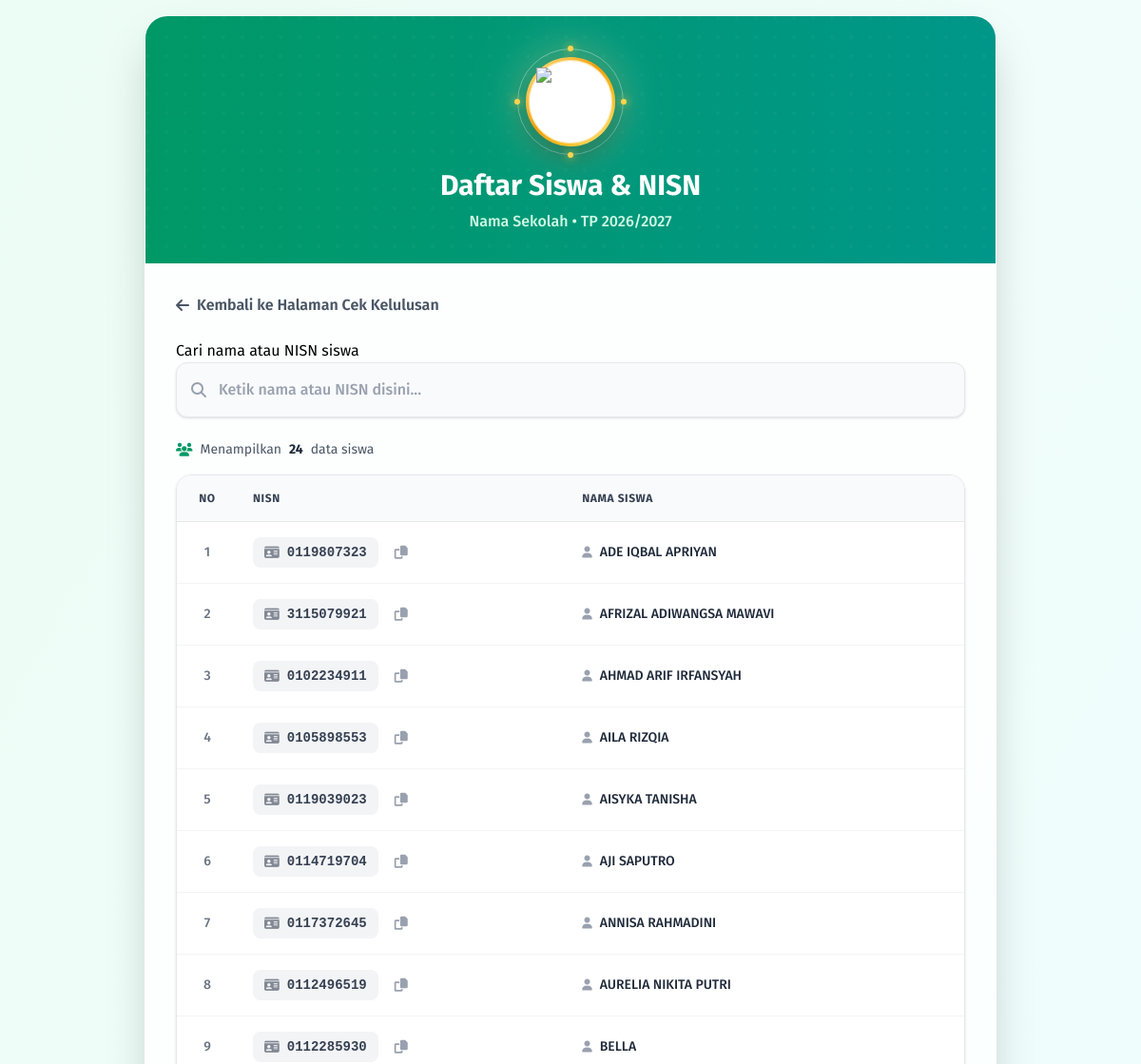
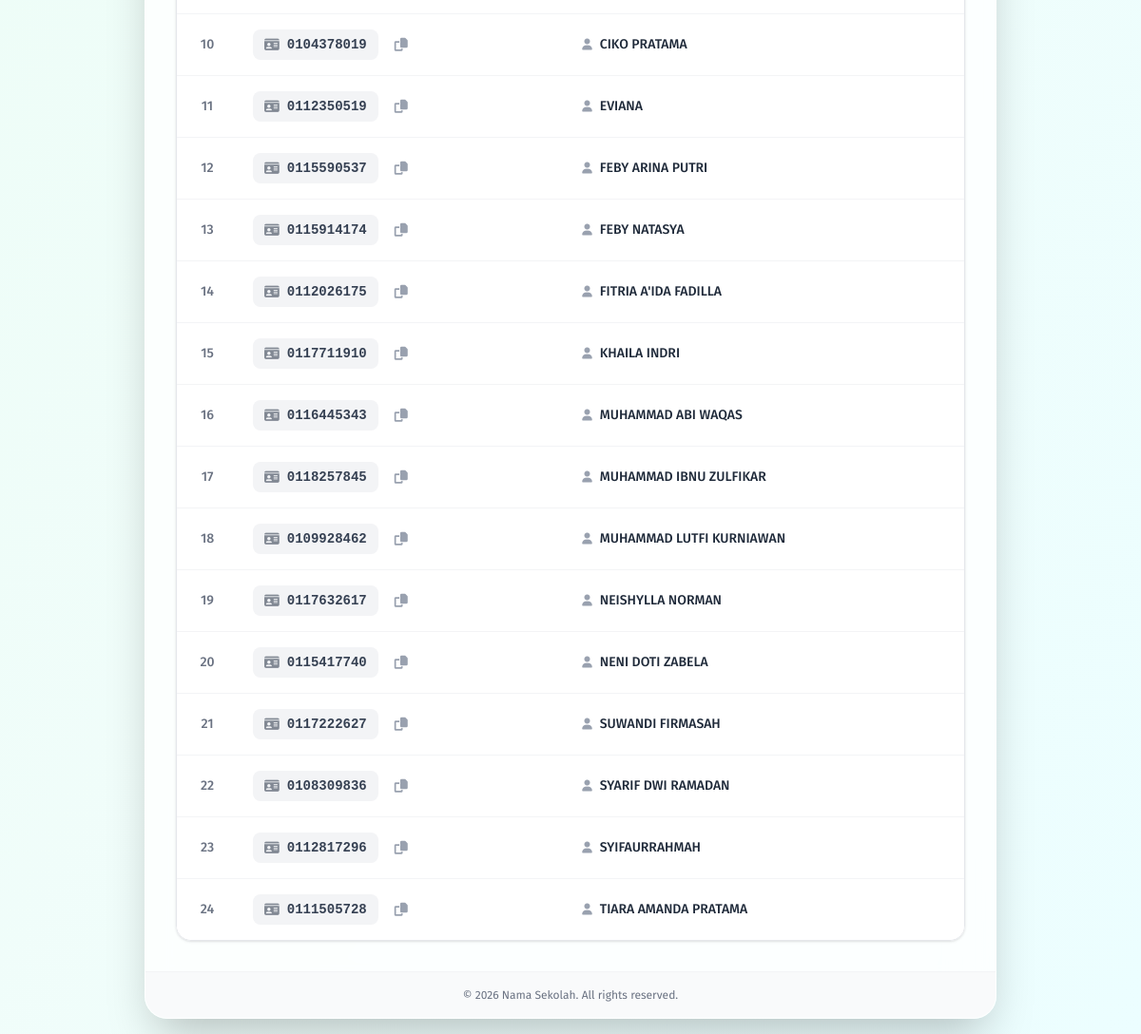
The page /nisn.php on the database its author committed (2 pictures, top to bottom).
### tables this page shows
CREATE TABLE `pengaturan` (
  `id` int(11) NOT NULL,
  `kunci` varchar(50) NOT NULL,
  `nilai` text NOT NULL,
  `keterangan` varchar(255) DEFAULT NULL,
  `updated_at` timestamp NULL DEFAULT current_timestamp() ON UPDATE current_timestamp()
);

CREATE TABLE `siswa` (
  `id` int(11) NOT NULL,
  `nisn` varchar(20) NOT NULL,
  `nama` varchar(100) NOT NULL,
  `status_kelulusan` tinyint(1) NOT NULL COMMENT '1=Lulus, 0=Tidak Lulus',
  `created_at` timestamp NULL DEFAULT current_timestamp(),
  `updated_at` timestamp NULL DEFAULT current_timestamp() ON UPDATE current_timestamp()
);

### config.php (called while the page is built, shortened)
<?php
function getDbConnection() {
    static $conn = null;
    if ($conn !== null && $conn->ping()) return $conn;
    try {
        $conn = new mysqli(DB_HOST, DB_USER, DB_PASS, DB_NAME);
        $conn->query("SET sql_mode = 'STRICT_TRANS_TABLES,NO_ZERO_DATE,NO_ENGINE_SUBSTITUTION'");
        return $conn;
    } catch (mysqli_sql_exception $e) {
        error_log("Database connection error: " . $e->getMessage());
        throw new Exception("Koneksi database gagal. Silakan periksa konfigurasi.");
    }
}
function getPengaturan($conn, $kunci) {
    try {
        $stmt = $conn->prepare("SELECT nilai FROM pengaturan WHERE kunci = ?");
        $stmt->bind_param("s", $kunci); $stmt->execute();
        $result = $stmt->get_result();
        if ($result->num_rows > 0) { $row = $result->fetch_assoc(); $stmt->close(); return $row['nilai']; }
        $stmt->close(); return null;
    } catch (Exception $e) { error_log("getPengaturan error: " . $e->getMessage()); return null; }
}
function autoSetupDatabase($conn) {
    try {
        $conn->query("CREATE TABLE IF NOT EXISTS pengaturan (
            id INT AUTO_INCREMENT PRIMARY KEY, kunci VARCHAR(50) NOT NULL UNIQUE, nilai TEXT NOT NULL,
            keterangan VARCHAR(255), updated_at TIMESTAMP DEFAULT CURRENT_TIMESTAMP ON UPDATE CURRENT_TIMESTAMP, INDEX idx_kunci (kunci)
        )");
        $defaultSettings = [
            ['admin_username', 'admin', 'Username login admin'],
            ['admin_password', password_hash('admin123', PASSWORD_DEFAULT), 'Password login admin (hashed)'],
            ['waktu_mulai_cek', '2026-06-10 08:00:00', 'Waktu mulai pengecekan kelulusan'],
            ['tahun_pelajaran', '2025/2026', 'Tahun pelajaran aktif'],
            ['nama_sekolah', 'MTsN 1 Sekadau', 'Nama sekolah'],
            ['logo_sekolah', '', 'Path file logo sekolah'],
            ['nomor_wa', '6285752604496', 'Nomor WhatsApp untuk kontak'],
            ['tema_aktif', 'asli', 'Tema tampilan aplikasi'],
            ['skl_nama_kabupaten', 'Sekadau', 'Nama kabupaten untuk SKL'],
            ['skl_aktif', '1', 'Status aktif/nonaktif fitur SKL'],
            ['skl_nomor_surat', '421/MTsN1-SEK/{status}/2026', 'Nomor surat SKL'],
            ['skl_tanggal_surat', date('Y-m-d'), 'Tanggal surat SKL'],
            ['skl_isi_surat', 'Menerangkan dengan sesungguhnya bahwa siswa tersebut di atas adalah benar-benar siswa {sekolah} Tahun Pelajaran {tahun} dan telah menyelesaikan seluruh program pendidikan dengan baik.', 'Isi surat SKL'],
            ['skl_nama_kepala', '', 'Nama kepala sekolah'],
            ['skl_jabatan_kepala', 'Kepala Madrasah', 'Jabatan kepala sekolah'],
            ['skl_nip_kepala', '', 'NIP kepala sekolah'],
            ['skl_ttd_kepala', '', 'Path file tanda tangan + cap kepala sekolah'],
            ['skl_status_kelulusan', '1', 'Status kelulusan default SKL']
        ];
        foreach ($defaultSettings as $s) {
            $chk = $conn->prepare("SELECT COUNT(*) as count FROM pengaturan WHERE kunci = ?");
            $chk->bind_param("s", $s[0]); $chk->execute();
            $res = $chk->get_result()->fetch_assoc(); $chk->close();
        }
        return true;
    } catch (Exception $e) { error_log("Auto setup database error: " . $e->getMessage()); return false; }
}
try {
    $conn = getDbConnection();
    autoSetupDatabase($conn);
} catch (Exception $e) { error_log("Init error: " . $e->getMessage()); }
?>

### nisn.php (the view, shortened to what this page needs)
<?php
require_once 'config.php';
function nisn_escape(?string $value): string
{
    return htmlspecialchars((string) $value, ENT_QUOTES, 'UTF-8');
}
function nisn_setting(mysqli $conn, string $key, string $default = ''): string
{
    $value = getPengaturan($conn, $key);
    if (!is_scalar($value)) {
        return $default;
    }
    $value = trim((string) $value);
    return $value === '' ? $default : $value;
}
function nisn_ambil_data_siswa(mysqli $conn, string $search): array
{
    if ($search === '') {
        $result = $conn->query(
            "SELECT nisn, nama
             FROM siswa
             ORDER BY nama ASC"
        );
        $rows = [];
        while ($row = $result->fetch_assoc()) {
            $rows[] = $row;
        }
        return $rows;
    }
    $rows = [];
    return $rows;
}
try {
    $conn = getDbConnection();
} catch (Throwable $e) {
    http_response_code(500);
    exit('Koneksi database tidak tersedia.');
}
$defaultSettings = [
    'nama_sekolah' => 'MTsN 1 Sekadau',
    'tahun_pelajaran' => '2025/2026',
    'logo_sekolah' => 'logo.png',
];
$namaSekolah = nisn_setting($conn, 'nama_sekolah', $defaultSettings['nama_sekolah']);
$tahunPelajaran = nisn_setting($conn, 'tahun_pelajaran', $defaultSettings['tahun_pelajaran']);
$logoSekolah = nisn_setting($conn, 'logo_sekolah', $defaultSettings['logo_sekolah']);
$cariRaw = $_GET['cari'] ?? '';
$search = is_scalar($cariRaw) ? trim((string) $cariRaw) : '';
$dataSiswa = [];
$queryError = null;
try {
    $dataSiswa = nisn_ambil_data_siswa($conn, $search);
} catch (Throwable $e) {
    error_log('Query error di nisn.php: ' . $e->getMessage());
    $queryError = 'Terjadi kendala saat mengambil data siswa. Silakan coba lagi.';
}
$totalSiswa = count($dataSiswa);
?>
<!DOCTYPE html>
<html lang="id">
<head>
    <link rel="stylesheet" href="dist/output.css">
    <link rel="stylesheet" href="fontawesome.css">
    <link rel="stylesheet" href="fonts.css">
</head>
<body class="bg-gradient-to-br from-emerald-50 via-teal-50 to-cyan-50 min-h-screen flex flex-col items-center justify-center p-4">
    <main class="w-full max-w-4xl bg-white/80 backdrop-blur-xl rounded-3xl shadow-2xl border border-white/50 overflow-hidden">
        <header class="bg-gradient-to-r from-emerald-600 to-teal-600 p-8 text-center text-white relative overflow-hidden">
            <div class="logo-wrap logo-sm">
                <div class="logo-ring-outer">
                    <span class="logo-dot top"></span>
                    <span class="logo-dot bottom"></span>
                    <span class="logo-dot left"></span>
                    <span class="logo-dot right"></span>
                    <div class="logo-gold-ring">
                        <div class="logo-inner">
                            <img src="<?= nisn_escape($logoSekolah) ?>"
                                 alt="Logo <?= nisn_escape($namaSekolah) ?>"
                                 loading="lazy"
                                 decoding="async">
                        </div>
                    </div>
                </div>
            </div>
            <h1 class="text-2xl md:text-3xl font-bold mb-2">Daftar Siswa & NISN</h1>
            <p class="text-emerald-100 font-medium">
                <?= nisn_escape($namaSekolah) ?> • TP <?= nisn_escape($tahunPelajaran) ?>
            </p>
        </header>
        <section class="p-6 md:p-8">
            <a href="index.php" class="inline-flex items-center gap-2 text-gray-600 hover:text-emerald-600 font-semibold transition-colors mb-6 group">
                <i class="fa-solid fa-arrow-left group-hover:-translate-x-1 transition-transform" aria-hidden="true"></i>
                Kembali ke Halaman Cek Kelulusan
            </a>
            <form method="get" action="nisn.php" class="mb-6" role="search">
                <label for="cari" class="sr-only">Cari nama atau NISN siswa</label>
                <div class="relative">
                    <div class="absolute inset-y-0 left-0 pl-4 flex items-center pointer-events-none" aria-hidden="true">
                    </div>
                    <input type="text"
                           id="cari"
                           name="cari"
                           value="<?= nisn_escape($search) ?>"
                           placeholder="Ketik nama atau NISN disini..."
                           autofocus
                           maxlength="100"
                           class="w-full pl-11 pr-12 py-4 bg-gray-50 border border-gray-200 rounded-xl focus:ring-2 focus:ring-emerald-500 focus:border-emerald-500 transition-all outline-none text-base font-medium text-gray-800 placeholder-gray-400 shadow-sm">
                </div>
            </form>
            <div class="mb-4">
                <p class="text-sm text-gray-600 flex items-center gap-2">
                    <i class="fa-solid fa-users text-emerald-600" aria-hidden="true"></i>
                    Menampilkan <strong class="text-gray-800"><?= $totalSiswa ?></strong> data siswa
                </p>
            </div>
            <?php if ($queryError !== null): ?>
                <div class="bg-red-50 border-l-4 border-red-500 text-red-700 p-4 rounded-r-lg flex items-center gap-3" role="alert">
                    <i class="fa-solid fa-circle-exclamation text-xl" aria-hidden="true"></i>
                    <span><?= nisn_escape($queryError) ?></span>
                </div>
            <?php else: ?>
                <div class="overflow-x-auto rounded-2xl border border-gray-200 shadow-sm custom-scrollbar">
                    <table class="w-full text-sm text-left">
                        <thead class="bg-gray-50 text-gray-700 font-semibold border-b border-gray-200 uppercase tracking-wider text-xs">
                            <tr>
                                <th scope="col" class="p-4 w-16 text-center">No</th>
                                <th scope="col" class="p-4">NISN</th>
                                <th scope="col" class="p-4">Nama Siswa</th>
                            </tr>
                        </thead>
                        <tbody class="divide-y divide-gray-100 bg-white">
                            <?php foreach ($dataSiswa as $index => $siswa): ?>
                                <?php
                                $nisn = (string) ($siswa['nisn'] ?? '');
                                $nama = (string) ($siswa['nama'] ?? '');
                                ?>
                                <tr class="hover:bg-emerald-50/50 transition-colors duration-200 group">
                                    <td class="p-4 text-center text-gray-500 font-medium">
                                        <?= $index + 1 ?>
                                    </td>
                                    <td class="p-4 whitespace-nowrap">
                                        <div class="flex items-center gap-2">
                                            <span class="inline-flex items-center gap-2 bg-gray-100 text-gray-700 px-3 py-1.5 rounded-lg font-mono font-semibold text-sm group-hover:bg-emerald-100 group-hover:text-emerald-800 transition-colors">
                                                <i class="fa-solid fa-id-card opacity-60" aria-hidden="true"></i>
                                                <?= nisn_escape($nisn) ?>
                                            </span>
                                            <button type="button"
                                                    class="btn-copy js-copy-nisn inline-flex items-center justify-center w-8 h-8 rounded-lg text-gray-400 hover:text-emerald-600 hover:bg-emerald-100 transition-all"
                                                    data-nisn="<?= nisn_escape($nisn) ?>"
                                                    title="Salin NISN <?= nisn_escape($nisn) ?>"
                                                    aria-label="Salin NISN <?= nisn_escape($nisn) ?>">
                                                <i class="fa-solid fa-copy" aria-hidden="true"></i>
                                            </button>
                                        </div>
                                    </td>
                                    <td class="p-4 font-medium text-gray-800">
                                        <div class="flex items-center gap-2">
                                            <i class="fa-solid fa-user text-gray-400 text-xs" aria-hidden="true"></i>
                                            <span><?= nisn_escape($nama) ?></span>
                                        </div>
                                    </td>
                                </tr>
                            <?php endforeach; ?>
                        </tbody>
                    </table>
                </div>
            <?php endif; ?>
        </section>
        <footer class="bg-gray-50 px-8 py-4 text-center border-t border-gray-100">
            <p class="text-xs text-gray-500">
                &copy; <?= date('Y') ?> <?= nisn_escape($namaSekolah) ?>. All rights reserved.
            </p>
        </footer>
    </main>
</body>
</html>

### nisn.php (style rules this page uses)
body { font-family: 'Fira Sans', -apple-system, BlinkMacSystemFont, 'Segoe UI', sans-serif; }
.btn-copy { transition: all 0.2s ease; }
.logo-wrap { position:relative;display:inline-flex;align-items:center;justify-content:center;margin:6px 0 20px;animation:logoFloat 4.5s ease-in-out infinite; }
.logo-ring-outer { position:relative;width:8.5rem;height:8.5rem;border-radius:50%;border:1px solid rgba(255,255,255,.35);display:flex;align-items:center;justify-content:center; }
.logo-dot { position:absolute;width:8px;height:8px;border-radius:50%;background:#fcd34d;box-shadow:0 0 10px rgba(252,211,77,.95); }
.logo-dot.top { top:-4px;left:50%;transform:translateX(-50%); }
.logo-dot.bottom { bottom:-4px;left:50%;transform:translateX(-50%); }
.logo-dot.left { left:-4px;top:50%;transform:translateY(-50%); }
.logo-dot.right { right:-4px;top:50%;transform:translateY(-50%); }
.logo-gold-ring { width:7.25rem;height:7.25rem;border-radius:50%;padding:3px;background:linear-gradient(135deg,#fde68a,#f59e0b 45%,#fbbf24 70%,#fde68a);box-shadow:0 12px 30px rgba(0,0,0,.28); }
.logo-inner { width:100%;height:100%;border-radius:50%;background:#fff;padding:10px;box-sizing:border-box;box-shadow:inset 0 0 0 1px rgba(251,191,36,.45);display:flex;align-items:center;justify-content:center; }
.logo-inner img { width:100%;height:100%;object-fit:contain; }
.logo-wrap.logo-sm { margin:2px 0 14px; }
.logo-sm .logo-ring-outer { width:7rem;height:7rem; }
.logo-sm .logo-gold-ring { width:5.9rem;height:5.9rem; }
.logo-sm .logo-inner { padding:8px; }
.logo-sm .logo-dot { width:6px;height:6px; }

### rows shown on the page
pengaturan: nilai "Nama Sekolah"
pengaturan: nilai "2026/2027"
siswa: nisn "0119807323", nama "ADE IQBAL APRIYAN"
siswa: nisn "3115079921", nama "AFRIZAL ADIWANGSA MAWAVI"
siswa: nisn "0102234911", nama "AHMAD ARIF IRFANSYAH"
siswa: nisn "0105898553", nama "AILA RIZQIA"
siswa: nisn "0119039023", nama "AISYKA TANISHA"
siswa: nisn "0114719704", nama "AJI SAPUTRO"
siswa: nisn "0117372645", nama "ANNISA RAHMADINI"
siswa: nisn "0112496519", nama "AURELIA NIKITA PUTRI"
siswa: nisn "0112285930", nama "BELLA"
siswa: nisn "0104378019", nama "CIKO PRATAMA"
siswa: nisn "0112350519", nama "EVIANA"
siswa: nisn "0115590537", nama "FEBY ARINA PUTRI"
siswa: nisn "0115914174", nama "FEBY NATASYA"
siswa: nisn "0112026175", nama "FITRIA A'IDA FADILLA"
siswa: nisn "0117711910", nama "KHAILA INDRI"
siswa: nisn "0116445343", nama "MUHAMMAD ABI WAQAS"
siswa: nisn "0118257845", nama "MUHAMMAD IBNU ZULFIKAR"
siswa: nisn "0109928462", nama "MUHAMMAD LUTFI KURNIAWAN"
siswa: nisn "0117632617", nama "NEISHYLLA NORMAN"
siswa: nisn "0115417740", nama "NENI DOTI ZABELA"
siswa: nisn "0117222627", nama "SUWANDI FIRMASAH"
siswa: nisn "0108309836", nama "SYARIF DWI RAMADAN"
siswa: nisn "0112817296", nama "SYIFAURRAHMAH"
siswa: nisn "0111505728", nama "TIARA AMANDA PRATAMA"

### other values the page prints
$totalSiswa "24"
